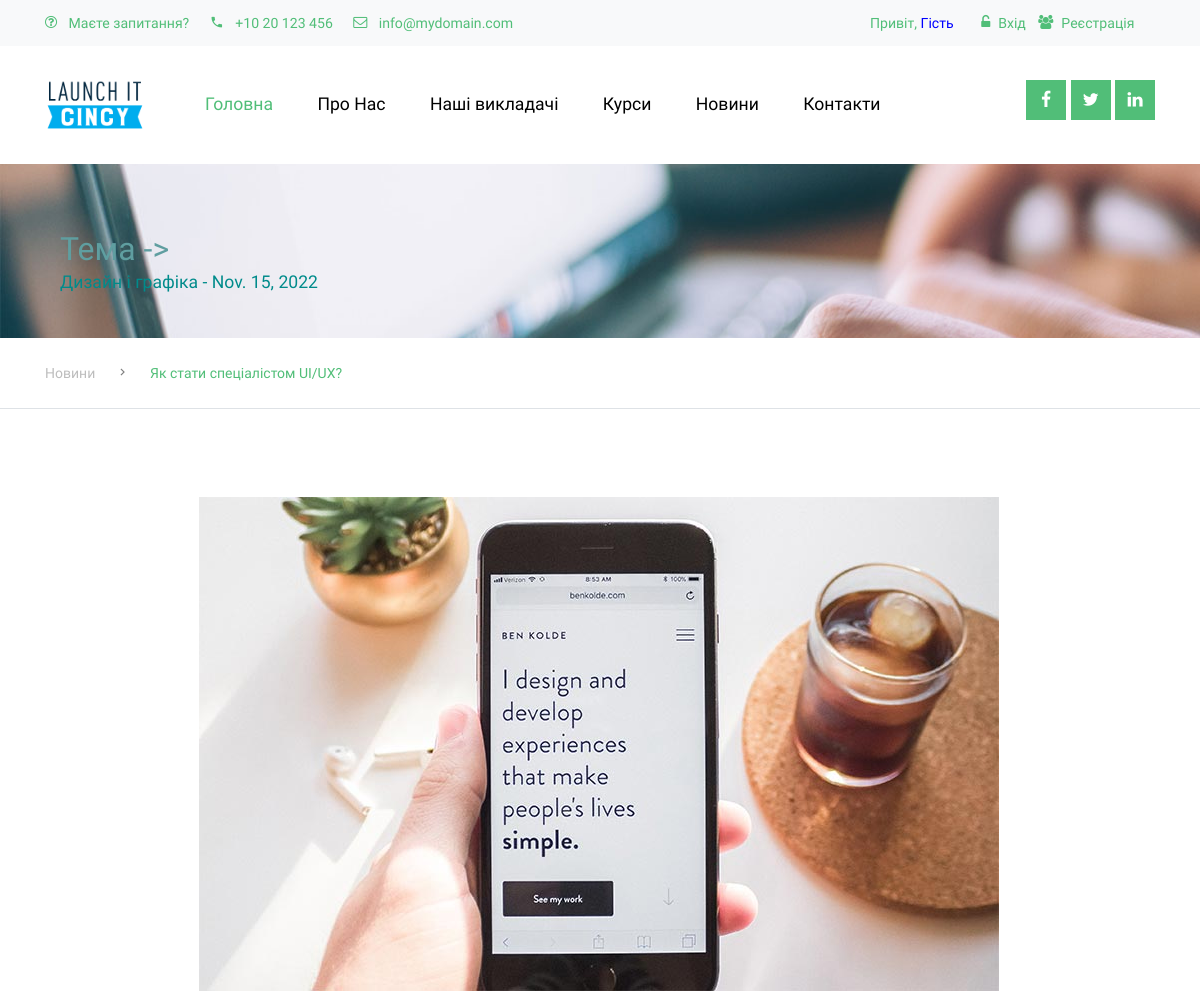
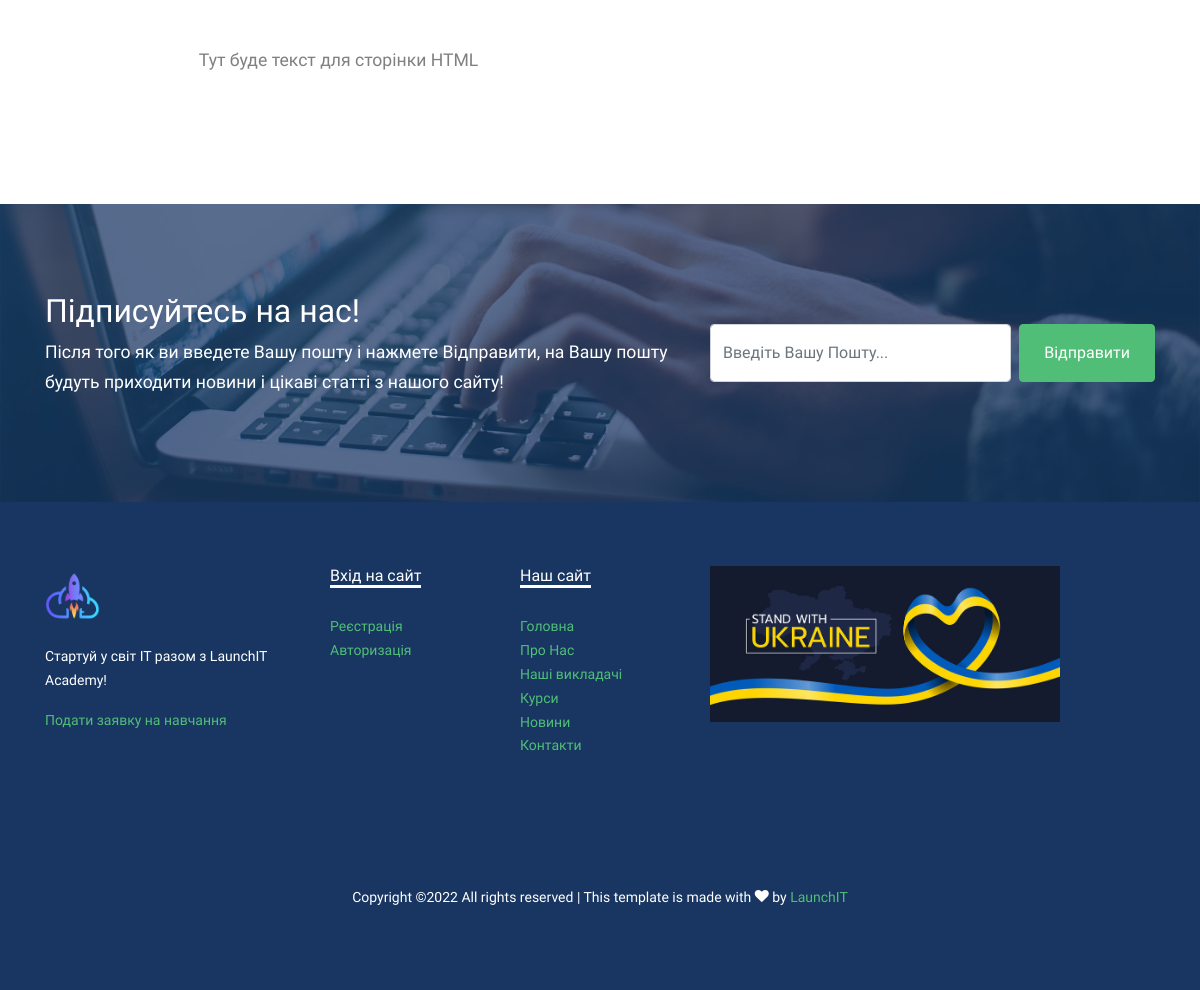
/design-graphics/, run on the app's committed database (2 pictures, top to bottom).
### home/models.py (models this page shows, shortened)
class News(models.Model):
	name = models.CharField(max_length=100, unique=True, null=False)
	topic = models.CharField(max_length=200, unique=True, null=False)
	text = models.TextField(null=False)
	photo = models.FileField(upload_to='news/', null=False)
	date = models.DateField()
	url = models.SlugField(max_length=130, null=True)

### home/views.py (the view)
# urls.py: path('<slug:slug>/', views.NewsDetailView.as_view())
class NewsDetailView(View):
	def get(self, request, slug):
		n = News.objects.get(url=slug)
		return render(request, 'home/post.html', {
			'n': n,
			'page_title': 'Тема ->'
		})

### templates/home/post.html
{% extends 'layouts/base.html' %}
{% block content %}
{% load static %}
        <div class="site-section ftco-subscribe site-blocks-cover pb-4" style="background-image: url({% static 'images/bg_1.jpg' %})">
             <div class="container">
                 <div class="col-lg-7">
                     <h2 class="mb-0"  style="color: CadetBlue">{{ page_title }}</h2>
                     <p  style="color: darkcyan">{{ n.name }} - {{ n.date }}</p>
                 </div>
             </div>
        </div>
        <div id="breadcrumb" class="custom-breadcrumns border-bottom">
            <div class="container">
                <a href="/home/news">Новини</a>
                <span class="mx-3 icon-keyboard_arrow_right"></span>
                <span class="current">{{ n.topic }}</span>
            </div>
        </div>
        <div class=section">
            <div class="container">
                <div>
                    <div class="site-section">
                        <div class="container">
                            <div class="row justify-content-center">
                                <div class="col-md-9 mb-4">
                                    <p class="mb-5">
                                        <img src="/media/{{ n.photo }}" alt="Image" class="img-fluid">
                                    </p>
                                    <p>{{ n.text }}</p>
                                </div>
                            </div>
                        </div>
                    </div>
                </div>
            </div>
        </div>
{% endblock content %}

### static/css/style.css (style rules this page uses)
body { line-height: 1.7; color: gray; font-weight: 300; font-size: 1.1rem; }
a { -webkit-transition: .3s all ease; -o-transition: .3s all ease; transition: .3s all ease; }
h1, h2, h3, h4, h5, .h1, .h2, .h3, .h4, .h5 { font-family: "Muli", -apple-system, BlinkMacSystemFont, "Segoe UI", Roboto, "Helvetica Neue", Arial, sans-serif, "Apple Color Emoji", "Segoe UI Emoji", "Segoe UI Symbol", "Noto Color Emoji"; }
.site-section { padding: 2.5em 0; }
@media (min-width: 768px) { .site-section { padding: 5em 0; } }
.sticky-wrapper + .site-blocks-cover { margin-top: 96px; }
.custom-breadcrumns { padding: 20px 0; }
.custom-breadcrumns span, .custom-breadcrumns a { font-size: 14px; }
.custom-breadcrumns a { display: inline-block; color: #bdbdbd; }
.custom-breadcrumns .current { color: #51be78; }

### data on the page
News: name "Дизайн і графіка", date "Nov. 15, 2022", topic "Як стати спеціалістом UI/UX?", photo (picture), text "Тут буде текст для сторінки HTML"

### other printed values
{{ page_title }} "Тема ->"
